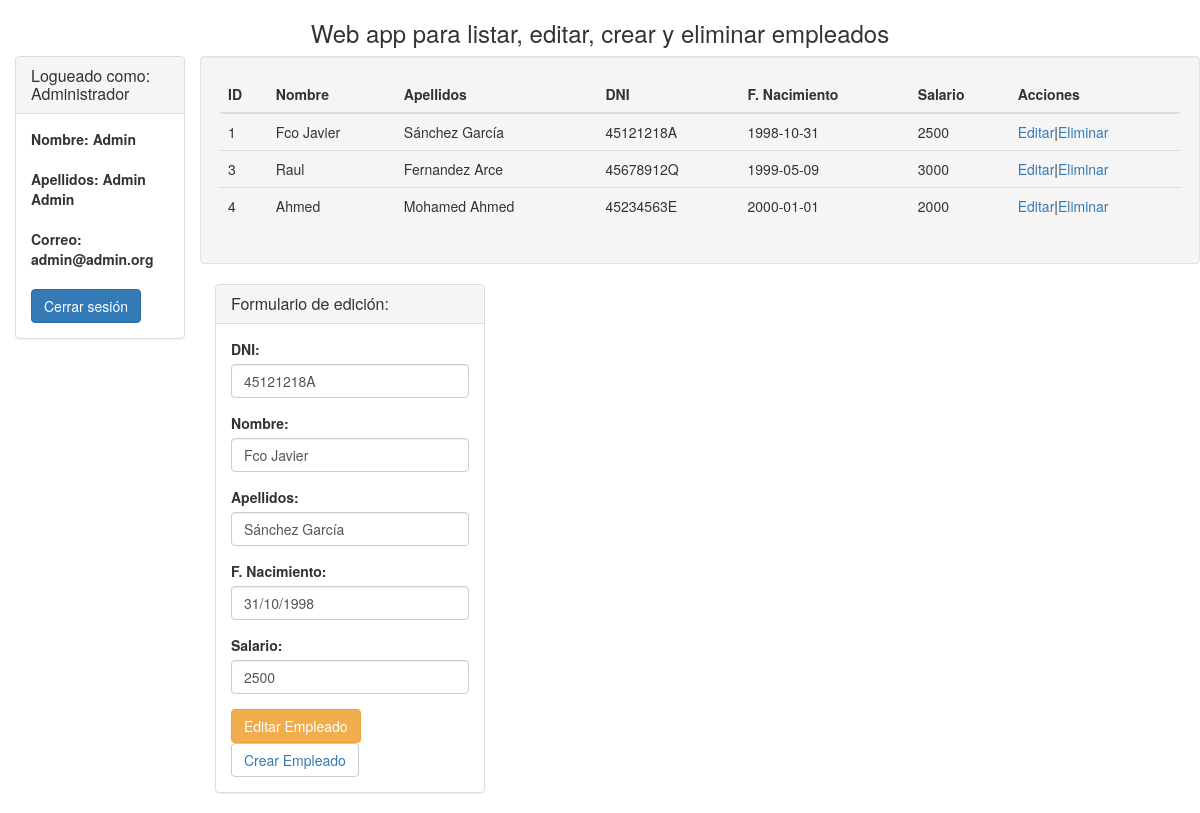
/index.php?id=1&modo=1 (signed in), run on the app's committed database.
### tables this page shows
CREATE TABLE `empleados` (
  `id` int(11) NOT NULL,
  `nombre` varchar(150) NOT NULL,
  `apellidos` varchar(150) NOT NULL,
  `dni` varchar(10) NOT NULL,
  `fecha_nacimiento` date NOT NULL,
  `sueldo` int(6) NOT NULL
);

### funciones.php (called while the page is built, shortened)
<?php
function listarEmpleados($link)
{
    $consulta = "SELECT * FROM empleados";
    $empleados = mysqli_query($link,$consulta) or die ("Error al realizar consulta:".mysqli_error($link));
    return $empleados;
}
function listarEmpleado($link, $id)
{
    $consulta = "SELECT * FROM empleados WHERE id='$id'";
    $empleado = mysqli_query($link,$consulta) or die ("Error al realizar consulta:".mysqli_error($link));
    return $empleado;
}

### index.php (the view, shortened to what this page needs)
<?php
include_once 'funciones.php';
$servidor = "localhost";
$usuario = "root";
$password = "root";
$bd = "employees";
$link = mysqli_connect($servidor,$usuario,$password,$bd) or die ("Error al hacer la conexion a la BD");
$modo = $_GET['modo'];
$id = $_GET['id'];
$empleados = listarEmpleados($link);
?>
<!DOCTYPE html>
<html>
<head>
    <link href="bootstrap.min.css" rel="stylesheet">
</head>
<body>
<h3 class="text-center">Web app para listar, editar, crear y eliminar empleados</h3>
<div class="container col-md-2">
    <div class="panel panel-default">
        <div class="panel-heading"><h4 class="panel-title">Logueado como:<?php if($_SESSION['rol'] == 1) echo " Administrador"?></h4></div>
        <div class="panel-body">
            <form role="form" action="" method="post">
                <div class="form-group"><label>Nombre: <?php echo $_SESSION['nombre']?></label></div>
                <div class="form-group"><label>Apellidos: <?php echo $_SESSION['apellidos']?></label></div>
                <div class="form-group"><label>Correo: <?php echo $_SESSION['correo']?></label></div>
                <button class="btn btn-primary" type="submit" name="Logout">Cerrar sesión</button>
            </form>
        </div>
    </div>
</div>
<div class="table-responsive well">
    <table class="table">
        <thead>
        <tr style="font-weight: bold;">
            <th>ID</th>
            <th>Nombre</th>
            <th>Apellidos</th>
            <th>DNI</th>
            <th>F. Nacimiento</th>
            <th>Salario</th>
            <th>Acciones</th>
        </tr>
        </thead>
        <tbody>
        <?php
        while ($empleado = mysqli_fetch_array($empleados)){
            ?>
            <tr>
                <td><?php echo $empleado[0]?></td>
                <td><?php echo $empleado[1]?></td>
                <td><?php echo $empleado[2]?></td>
                <td><?php echo $empleado[3]?></td>
                <td><?php echo $empleado[4]?></td>
                <td><?php echo $empleado[5]?></td>
                <td><a href="index.php?id=<?php echo $empleado[0]?>&modo=1">Editar</a>|<a href="index.php?id=<?php echo $empleado[0]?>&modo=2">Eliminar</a></td>
            </tr>
            <?php
        }
        ?>
        </tbody>
    </table>
</div>
<?php
if(isset($modo) && !is_null($modo)){
    if ($modo==1  && isset($id) && !is_null($id)){
        $datos = listarEmpleado($link, $id);
        while ($dato = mysqli_fetch_array($datos)){
            $fecha = explode("-", $dato[4]);
            ?>
            <div class="container col-md-3">
                <div class="panel panel-default">
                    <div class="panel-heading"><h4 class="panel-title">Formulario de edición:</h4></div>
                    <div class="panel-body">
                        <form role="form" action="" method="post">
                            <div class="form-group"><label>DNI:</label><input class="form-control" type="text" name="dni" placeholder="DNI" value="<?php echo $dato[3]?>"><input type="hidden" name="id" value="<?php echo $id?>"></div>
                            <div class="form-group"><label>Nombre:</label><input class="form-control" type="text" name="nombre" placeholder="Nombre" value="<?php echo $dato[1]?>"></div>
                            <div class="form-group"><label>Apellidos:</label> <input class="form-control" type="text" name="apellidos" placeholder="Apellidos" value="<?php echo $dato[2]?>"></div>
                            <div class="form-group"><label>F. Nacimiento:</label> <input class="form-control" type="text" name="fecha_nacimiento" placeholder="Fecha de nacimiento" value="<?php echo $fecha[2].'/'.$fecha[1].'/'.$fecha[0] ?>"></div>
                            <div class="form-group"><label>Salario:</label><input class="form-control" type="text" name="salario" placeholder="Salario" value="<?php echo $dato[5]?>"></div>
                            <button class="btn btn-warning" type="submit" name="Editar">Editar Empleado</button>&nbsp;<button class="btn btn-default"><a href="index.php?modo=3">Crear Empleado</a></button>
                        </form>
                    </div>
                </div>
            </div>
            <?php
        }
    }
            ?>
        <?php
} ?>
</body>
</html>

### data on the page
empleados: id "1", nombre "Fco Javier", apellidos "Sánchez García", dni "45121218A", fecha_nacimiento "1998-10-31", sueldo "2500", fecha_nacimiento "31/10/1998", salario "2500"
empleados: id "3", nombre "Raul", apellidos "Fernandez Arce", dni "45678912Q", fecha_nacimiento "1999-05-09", sueldo "3000"
empleados: id "4", nombre "Ahmed", apellidos "Mohamed Ahmed", dni "45234563E", fecha_nacimiento "2000-01-01", sueldo "2000"

### other printed values
$_SESSION['nombre'] "Admin"
$_SESSION['apellidos'] "Admin Admin"
$_SESSION['correo'] "admin@admin.org"
